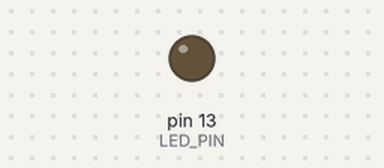
This sketch was run on a simulated Arduino Uno, built with avr-gcc and run on an emulated ATmega328P. On the bench: output pins drawn as LEDs (lit = HIGH).

Above: at 0.21 s.
At 2.5 s:
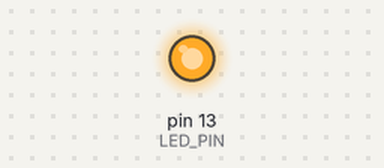
Timing chart, 0 to 5.2 s (numbered marks = the images above):
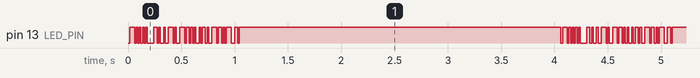

Measured:
- by itself, pin 13 (LED_PIN): repeats every 4.0 s: 4 × (LOW 0.02 s, HIGH 0.02 s), LOW 0.06 s, 17 × (HIGH 0.03 s, LOW 0.02 s), HIGH 3.0 s, LOW 0.02 s, HIGH 0.05 s
- by itself, everything shown: repeats every 4.1 s, in 6 steps

The sketch:

Visual-Light-Communication-tx.ino
```cpp
// Initialise
////////////////////////////////
#define LED_PIN LED_BUILTIN // use the built in LED
#define PERIOD 15 // in ms: period between each character of the string sent as 8-bit

String message = "Warning";
int string_length;
int converted_bit;

// setup pinmode
//////////////////////////////////
void setup()
{
  pinMode(LED_PIN, OUTPUT);
  //pinMode(BUTTON_PIN, INPUT_PULLUP);
  string_length = message.length();
}

// main loop of the program
//////////////////////////////////
void loop()
{
  Serial.println("Start String Transmission......");
  // print the string
  Serial.println("Message: "+ message);
  for(int i = 0; i < string_length; i ++)
  {
    convert_to_byte(message.charAt(i));
  }
  Serial.println("End String Transmission......");
  delay(3000);
}


// function to convert character to byte
void convert_to_byte(char my_byte)
{
  Serial.println("Start Character Transmission: " + String(my_byte));
  digitalWrite(LED_PIN, LOW); // start transmission
  delay(PERIOD);

  //transmission of bits
  for(int i = 0; i < 8; i++)
  { // take the left shift of 1 in hex, then bitwise and on character, comapre with zero for HIGH or LOW

    converted_bit = (my_byte&(0x01 << i))? 1 : 0;
    Serial.println(String(converted_bit));
    digitalWrite(LED_PIN, converted_bit);
    delay(PERIOD);
  }

  digitalWrite(LED_PIN, HIGH); // end transmission
  delay(PERIOD);
  Serial.println("End Character Transmission....");
}
```
